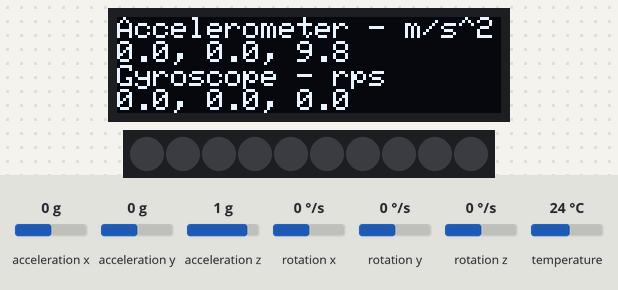
Simulated run of this sketch. Board: Arduino Mega 2560, built with avr-gcc and run on an emulated ATmega2560. On the bench: 128×32 one-colour display, 10 RGB LEDs in strip order, left to right. The inputs (shaded band) are chosen by the test bench; at power-on: acceleration x 0 g, acceleration y 0 g, acceleration z 1 g, rotation x 0 °/s, rotation y 0 °/s, rotation z 0 °/s, temperature 24 °C. Dim RGB values are drawn brighter than linear; the display library's start-up logo is not drawn; what the sketch prints to the serial monitor is not drawn.

Above: at 1.4 s.
1.5 s: acceleration x set to -1.4 g
At 2.2 s:
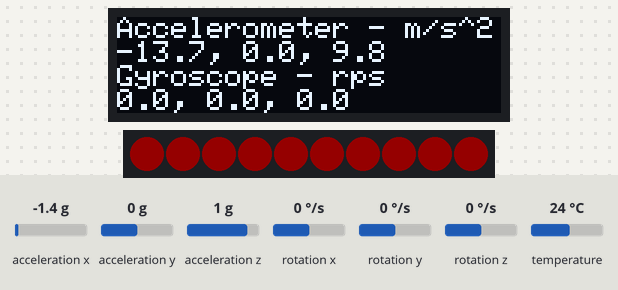
3.0 s: acceleration x set to 1.4 g
At 3.6 s:
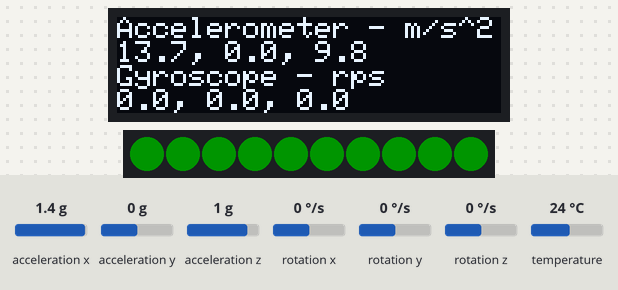
4.5 s: acceleration y set to 0.8 g
At 4.9 s:
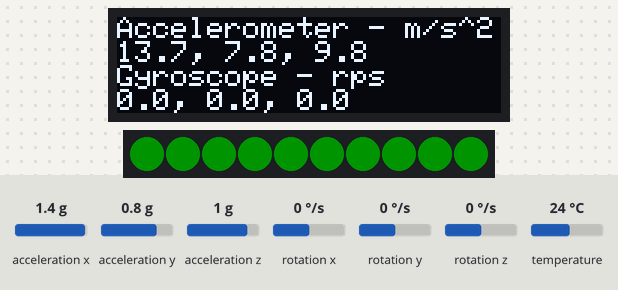
6.0 s: acceleration x set to 0 g
At 7.2 s:
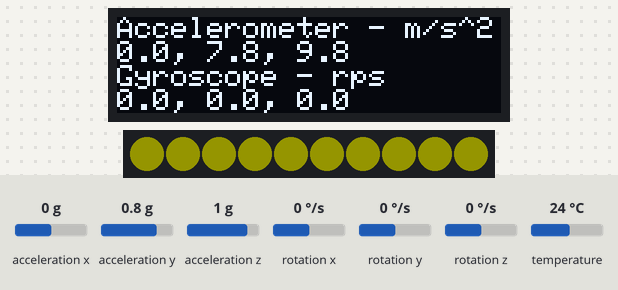
7.5 s: acceleration y set to -1.4 g
At 8.4 s:
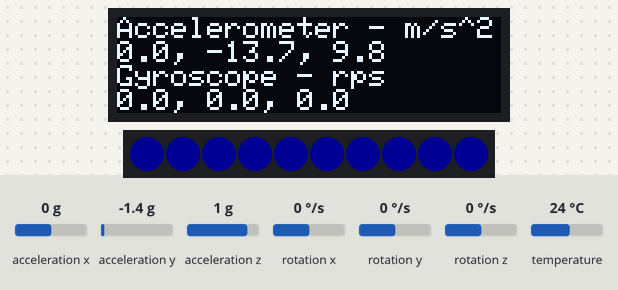
9.0 s: acceleration z set to -1.4 g
At 9.6 s:
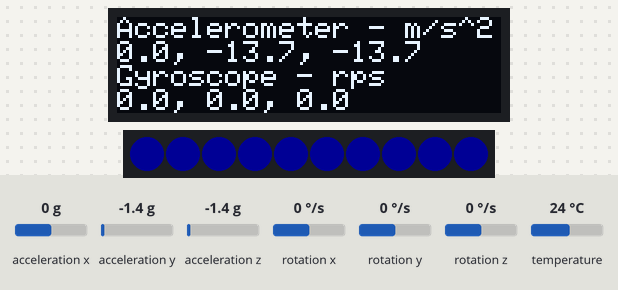
Timing chart, 0 to 11.5 s (numbered marks = the images above; inputs shaded):
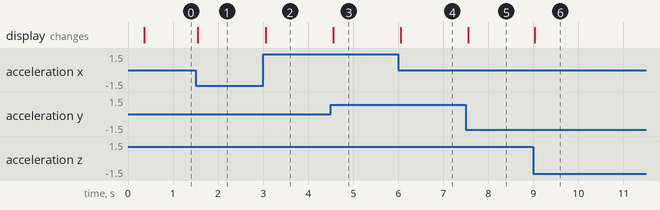

The sketch:

RGB_IMU_OLED_5xULTRASONICS.ino
```cpp
#include <Arduino.h>
#include <Adafruit_MPU6050.h>
#include <Adafruit_Sensor.h>
#include <Adafruit_SSD1306.h>
#include <Adafruit_Sensor.h>
#include <Wire.h>
#include <FastLED.h>


Adafruit_MPU6050 mpu;
Adafruit_SSD1306 display = Adafruit_SSD1306(128, 32, &Wire);

float xtreshhold = 0.0;
float ytreshhold = 0.0;
float ztreshhold = 0.0;

#define NUM_LEDS 10
#define DATA_PIN 23

CRGB leds[NUM_LEDS];

void rgb_angle() {
  sensors_event_t a, g, temp;
  mpu.getEvent(&a, &g, &temp);

  if (a.acceleration.x <= -2.5) // DOWN
  {
    for (int i = 0; i < NUM_LEDS; i++)
    {
      leds[i].setRGB(255, 0, 0); // RED
    }
  }

  else if (a.acceleration.x >= 2.5) // UP
  {
    for (int i = 0; i < NUM_LEDS; i++)
    {
      leds[i].setRGB(0, 255, 0); // GREEN
    }
  }

  else if (a.acceleration.y <= -2.5) // LEFT
  {
    for (int i = 0; i < NUM_LEDS; i++)
    {
      leds[i].setRGB(0, 0, 255); // BLUE
    }
  }

  else if (a.acceleration.y >= 2.5) // RIGHT
  {
    for (int i = 0; i < NUM_LEDS; i++)
    {
      leds[i].setRGB(255, 255, 0); // YELLOW
    }
  }

  else if (g.gyro.z <= -2.5) // FRONT
  {

    for (int i = 0; i < NUM_LEDS; i++)
    {
      leds[i].setRGB(0, 255, 255); // cyan
    }
  }

  FastLED.setBrightness(20);
  FastLED.show();
}

void setup() {

  Serial.begin(115200);
  // while (!Serial);
  Serial.println("MPU6050 OLED demo");

  if (!mpu.begin()) {
    Serial.println("Sensor init failed");
    while (1)
      yield();
  }
  Serial.println("Found a MPU-6050 sensor");

  // SSD1306_SWITCHCAPVCC = generate display voltage from 3.3V internally
  if (!display.begin(SSD1306_SWITCHCAPVCC, 0x3C)) { // Address 0x3C for 128x32
    Serial.println(F("SSD1306 allocation failed"));
    for (;;)
      ; // Don't proceed, loop forever
  }
  FastLED.addLeds<WS2812, DATA_PIN, GRB>(leds, NUM_LEDS);
  display.display();
  delay(250); // Pause for 2 seconds
  display.setTextSize(1);
  display.setTextColor(WHITE);
  display.setRotation(0);
}


void loop() {
  rgb_angle();

  sensors_event_t a, g, temp;
  mpu.getEvent(&a, &g, &temp);

  display.clearDisplay();
  display.setCursor(0, 0);

  Serial.print("Accelerometer ");
  Serial.print("X: ");
  Serial.print(a.acceleration.x, 1);
  Serial.print(" m/s^2, ");
  Serial.print("Y: ");
  Serial.print(a.acceleration.y, 1);
  Serial.print(" m/s^2, ");
  Serial.print("Z: ");
  Serial.print(a.acceleration.z, 1);
  Serial.println(" m/s^2");

  display.println("Accelerometer - m/s^2");
  display.print(a.acceleration.x, 1);
  display.print(", ");
  display.print(a.acceleration.y, 1);
  display.print(", ");
  display.print(a.acceleration.z, 1);
  display.println("");

  Serial.print("Gyroscope ");
  Serial.print("X: ");
  Serial.print(g.gyro.x, 1);
  Serial.print(" rps, ");
  Serial.print("Y: ");
  Serial.print(g.gyro.y, 1);
  Serial.print(" rps, ");
  Serial.print("Z: ");
  Serial.print(g.gyro.z, 1);
  Serial.println(" rps");

  display.println("Gyroscope - rps");
  display.print(g.gyro.x, 1);
  display.print(", ");
  display.print(g.gyro.y, 1);
  display.print(", ");
  display.print(g.gyro.z, 1);
  display.println("");

  display.display();
  delay(10);
}
```

Measured:
- after the input at 1.5 s, the display: changes after 0.05 s (image 1)
- after the input at 3.0 s, the display: changes after 0.05 s (image 2)
- after the input at 4.5 s, the display: changes after 0.06 s (image 3)
- after the input at 6.0 s, the display: changes after 0.06 s (image 4)
- after the input at 7.5 s, the display: changes after 0.06 s (image 5)
- after the input at 9.0 s, the display: changes at once (image 6)
